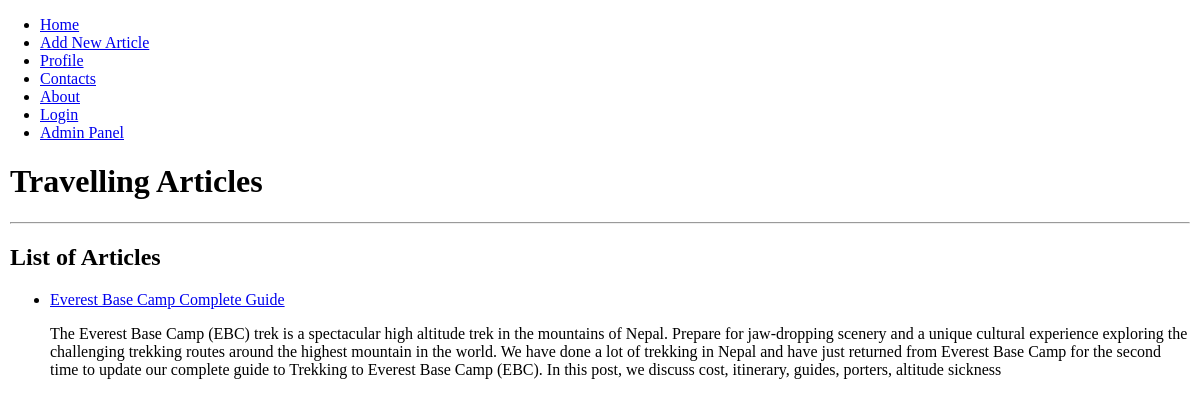
The page / on the database its author committed.
### tables this page shows
CREATE TABLE site_menu(
	id integer PRIMARY KEY AUTOINCREMENT,
	title text NOT NULL,
	url text NOT NULL
);

CREATE TABLE articles (
	id integer PRIMARY KEY AUTOINCREMENT,
	title text NOT NULL,
	content text NOT NULL,
	url text NOT NULL,
	creation_date integer NOT NULL
);

### articles.py (the view)
@app.route('/')
def home():
    return render_template('home.html', site_menu=dbase.get_menu(), articles=dbase.get_all_articles())

### FDataBase.py (called while the page is built)
    def get_menu(self):
        query = """SELECT * FROM site_menu"""
        try:
            self.__cur.execute(query)
            res = self.__cur.fetchall()
            if res:
                return res
        except:
            print('DataBase Reading Error')
        return []

    def get_all_articles(self):
        try:
            self.__cur.execute(f'SELECT id, title, content, url FROM articles ORDER BY creation_date DESC')
            res = self.__cur.fetchall()
            if res:
                return res
        except sqlite3.Error as error:
            print('An Error Has Occurred While Obtaining the Articles From the Database\nType Error:', error)
        return []

### articles.py (called while the page is built)
def connect_db():
    conn = sqlite3.connect(app.config['DATABASE'])
    conn.row_factory = sqlite3.Row  # to return records as a dictionary
    return conn

def get_db():
    if not hasattr(g, 'site.db'):
        g.site_db = connect_db()
    return g.site_db

@app.before_request
def before_request():
    global dbase
    db = get_db()
    dbase = FDataBase(db)

### templates/home.html
{% extends 'base.html' %}
{% block content %}
{{ super() }}
<hr>
<h2>List of Articles</h2>
<ul class="list_posts">
	{% for article in articles %}
	<li>
		<p class="title"><a href="{{ url_for('show_article', alias=article.url) }}">{{ article.title }}</a></p>
		<p class="all_articles">{{ article.content[:500] | striptags }}</p>
	</li>
	{% endfor %}
</ul>
{% endblock content %}

### templates/base.html (shortened to what this page needs)
<!DOCTYPE html>
<html>
<head>
<link type="text/css" href="{{ url_for('static', filename='css/styles.css') }}" rel="stylesheet">
</head>
<body>
{% block content -%}
	{%- block site_menu -%}
	<ul class='site_menu'>
		{% for menu_element in site_menu  %}
			<li><a href="{{ menu_element.url }}">{{ menu_element.title }}</a></li>
		{% endfor %}
	</ul>
	{% endblock site_menu -%}
<div class="content">
{% if title -%}
	<h1>{{ title }}</h1>
{% else -%}
	<h1>Travelling Articles</h1>
{% endif -%}
{% endblock content -%}
</div>
</body>
</html>

### admin_panel/static/css/styles.css (style rules this page uses)
html, body { width: 100%; height: 100%; margin: 0; padding: 0; }
.content { margin: 10px; }

### rows shown on the page
site_menu: title "Home"
site_menu: title "Add New Article"
site_menu: title "Profile"
site_menu: title "Contacts"
site_menu: title "About"
site_menu: title "Login"
site_menu: title "Admin Panel"
articles: title "Everest Base Camp Complete Guide", content "The Everest Base Camp (EBC) trek is a spectacular high altitude trek in the mountains of Nepal. Prepare for jaw-dropping scenery and a unique cultural experience exploring the challenging trekking routes around the highest mountain in the world. We have done a lot of trekking in Nepal and have just returned from Everest Base Camp for the second time to update our complete guide to Trekking to Everest Base Camp (EBC). In this post, we discuss cost, itinerary, guides, porters, altitude sickness"
